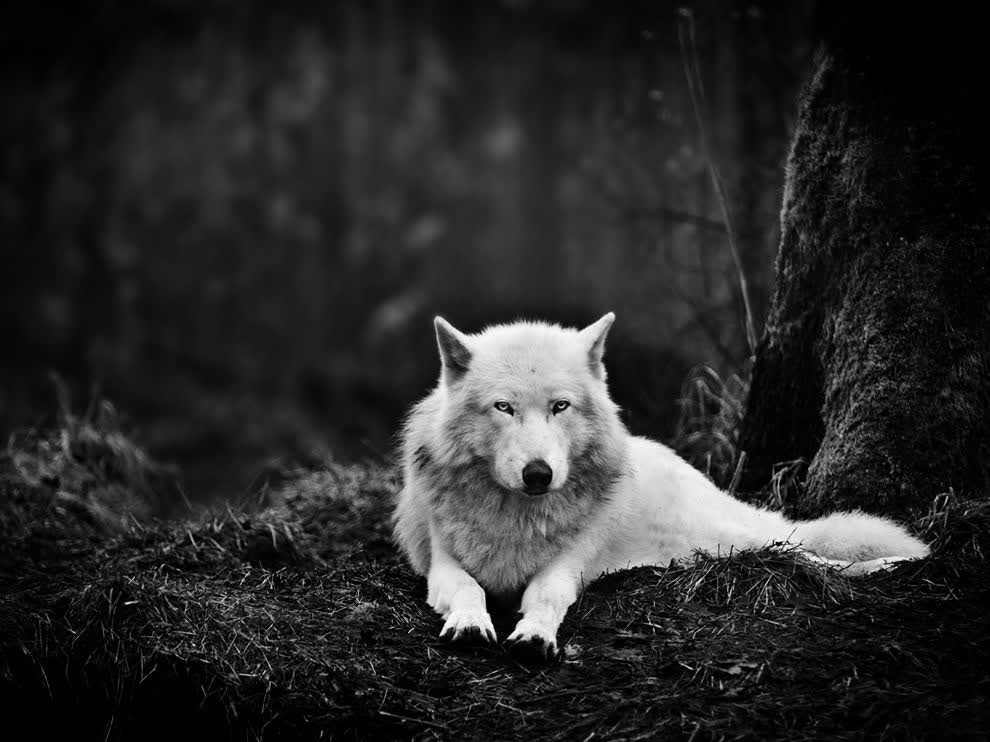
#> input picture Assignment 33/input/2.jpg, 990 x 742 px
$ jupyter execute --allow-errors Histogram_Image.ipynb
#> lines starting #> are read from the running program, lines starting #| are printed output that depends on the picture; after the words box and inside, x2 and y2 are one past the last pixel; in counts of white or black regions, pixels touching at a corner belong together
[cell 1]
import cv2
import numpy as np
import matplotlib.pyplot as plt
img = cv2.imread('input/2.jpg', cv2.IMREAD_GRAYSCALE)
#> img is the input picture: shape (742, 990); min 0, max 255, mean 41.3
_ , img = cv2.threshold(img, 127, 255, cv2.THRESH_BINARY)
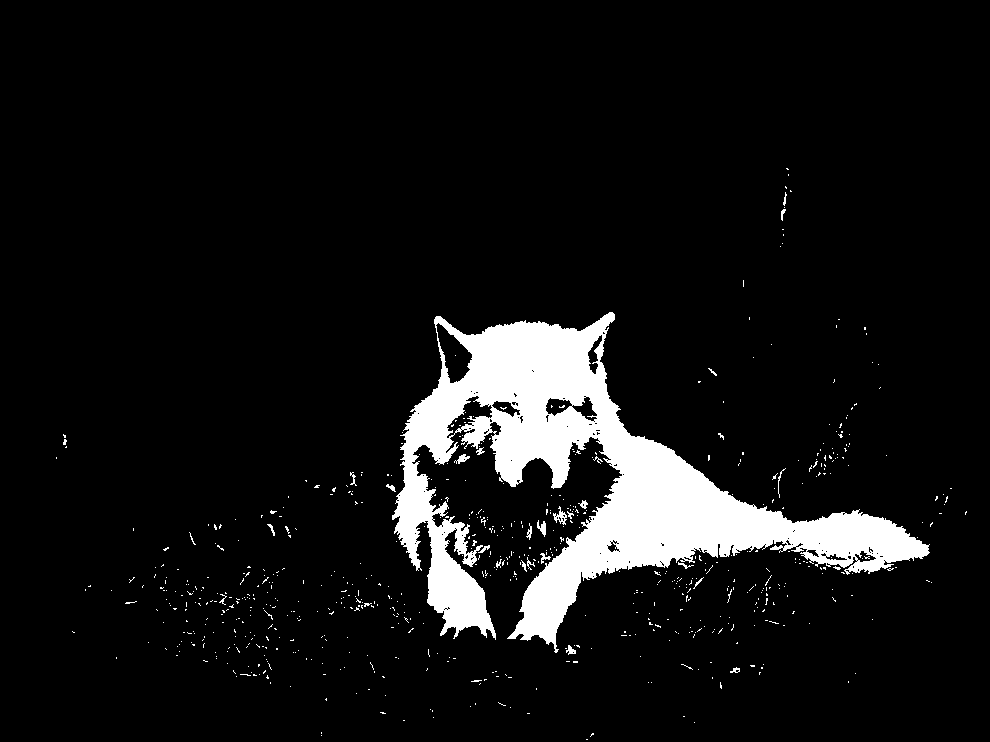
#> img: shape (742, 990); 7.9% white; 692 white regions (666 under 20 px), largest, box (x1, y1, x2, y2) and area: (392, 312, 930, 653) 54929, (553, 506, 567, 525) 110, (537, 520, 546, 537) 81
plt.imshow(img, cmap='gray')

#> (a cell that did not finish here is left out)

[cell 3]
def Find_Contours(img, mode):
#> called with mode = 'RETR_LIST'
    rows, cols = img.shape
#> rows = 742; cols = 990
    if mode=='RETR_LIST':
        point = []
        for i in range(rows):
            object_in_row = False
            for j in range(cols):
                if img[i, j]==255 and object_in_row==False:
                    object_in_row = True
                    point.append([i, j])
                elif img[i, j]==0 and object_in_row==True:
                    object_in_row = False
                    point.append([i, j])
    return point
point= Find_Contours(img, 'RETR_LIST')
#> point = 7220 pairs, first value 168 to 739, second value 56 to 967
for h in point:
    if len(h) > 5:
        x, y, w, h = cv2.boundingRect(h)
        cv2.rectangle(img, (x, y), (x+w, y+h), (0, 127, 0), 3)
#> this loop made 7220 passes
#> h on passes 1 to 3: [168, 786], [168, 788], [169, 787]
plt.axis("off")
plt.imshow(img)
